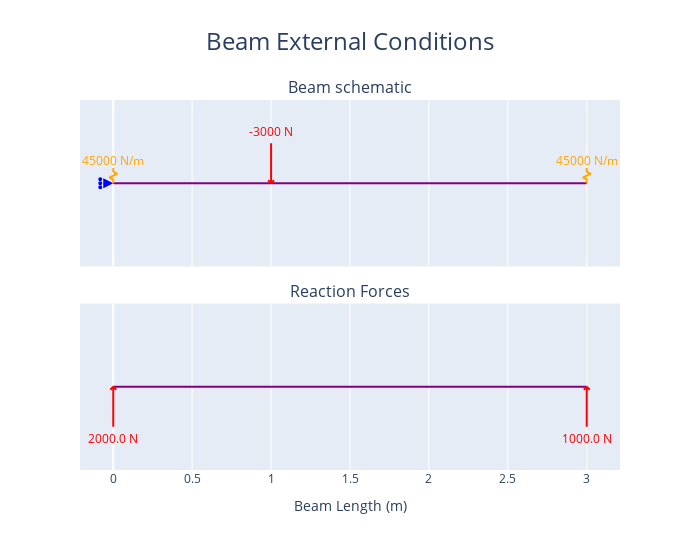
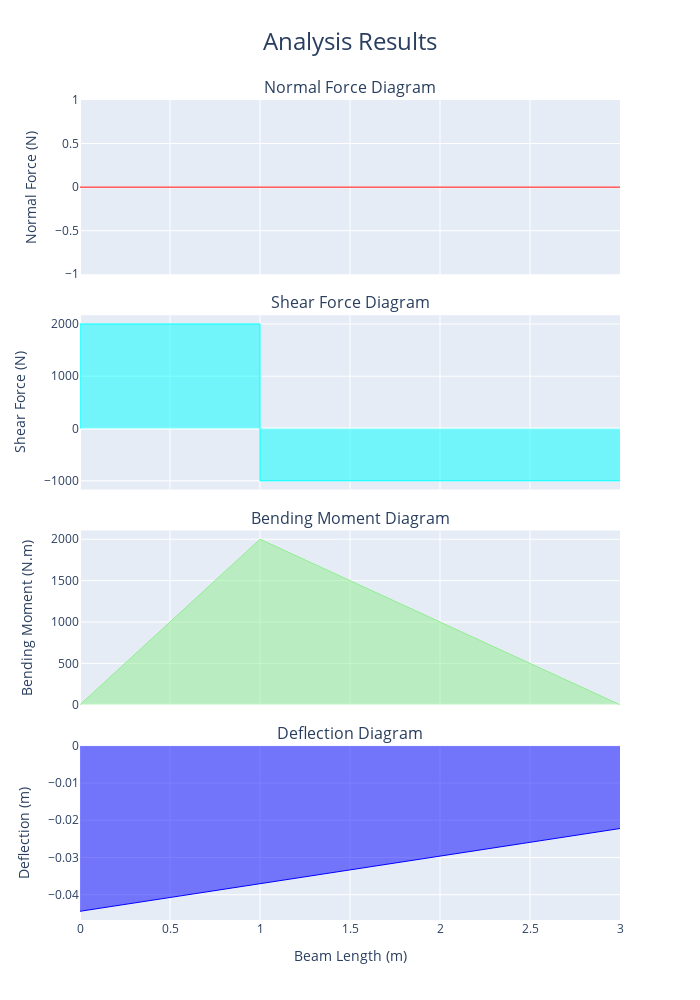

Here is the notebook cell these charts were saved with, in order:
### Markdown cell above
## 7. SPRING SUPPORTED BEAM (Ex 12.16 Hibbeler)

### Code cell
# Spring Supported beam (Ex 12.16 Hibbeler)
# Determine the vertical displacement at x = 1 m for the beam detailed below:
# 3 m long, spring of ky = 45 kN/m at A (x = 0 m) and B (x = 3 m), vertical point load at x = 1 m of 3000 N, E = 200 GPa, I = 4.6875*10**-6 m4.

# when initializing beam we should specify E and I. Units should be expressed in MPa (N/mm2) for E, and mm4 for I
beam = Beam(3, E=(200)*10**3, I=(4.6875*10**-6)*10**12)

# creating supports, note that an x support must be specified even when there are no x forces. This will not affect the accuracy or reliability of results.
# Also note that ky units are kN/m in the problem but must be in N/m for the program to work correctly.
a = Support(0, (1,1,0), ky = 45000)   
b = Support(3, (0,1,0), ky = 45000)

load_1 = PointLoadV(-3000, 1)

beam.add_supports(a,b)
beam.add_loads(load_1)

beam.analyse()

beam.get_deflection(1)

fig1 = beam.plot_beam_external()  
fig1.show()

fig2 = beam.plot_beam_internal()  
fig2.show()

##results in 38.46 mm deflection ~= 38.4mm specified in textbook (difference only due to their rounding)
##can easily check reliability of answer by looking at deflection at the spring supports. Should equal F/k.
## ie at support A (x = 0 m), the reaction force is 2kN by equilibrium, so our deflection is F/K = 2kn / 45*10-3 kN/mm = 44.4 mm (can be seen in plot)

### Figure 1 — Plotly figure (JSON) as saved in the notebook; plotly's stock layout.template omitted (floating-point values rounded to 4 significant figures)
{"data": [{"hoverinfo": "skip", "hovertemplate": "%{x} %{meta[0]}", "line": {"color": "purple", "width": 2}, "meta": ["m"], "mode": "lines", "name": "Beam_", "type": "scatter", "x": [0, 3], "xaxis": "x", "y": [0, 0], "yaxis": "y"}, {"hoverinfo": "skip", "hovertemplate": "x: %{x} %{meta[1]}<br>Fixed: %{meta[0]}", "marker": {"color": "blue", "size": 10, "symbol": "triangle-up"}, "meta": ["[1, 0, 0]", "m"], "mode": "markers", "name": "Support", "opacity": 0, "showlegend": false, "type": "scatter", "x": [0], "xaxis": "x", "y": [0], "yaxis": "y"}, {"fill": "toself", "hoverinfo": "skip", "marker": {"color": "blue", "size": 10, "symbol": "arrow-right"}, "mode": "markers", "name": "Support", "showlegend": false, "type": "scatter", "x": [0], "xaxis": "x", "y": [0], "yaxis": "y"}, {"hoverinfo": "skip", "hovertemplate": "x: %{x} %{meta[2]}<br>ky: %{meta[1]} %{meta[3]}", "marker": {"color": "orange", "size": 10, "symbol": "triangle-up"}, "meta": [0, 45000, "m", "N/m"], "mode": "markers", "name": "Spring", "opacity": 0, "showlegend": false, "type": "scatter", "x": [0], "xaxis": "x", "y": [0], "yaxis": "y"}, {"hoverinfo": "skip", "hovertemplate": "x: %{x} %{meta[2]}<br>ky: %{meta[1]} %{meta[3]}", "marker": {"color": "orange", "size": 10, "symbol": "triangle-up"}, "meta": [0, 45000, "m", "N/m"], "mode": "markers", "name": "Spring", "opacity": 0, "showlegend": false, "type": "scatter", "x": [3], "xaxis": "x", "y": [0], "yaxis": "y"}, {"hoverinfo": "skip", "hovertemplate": "x: %{meta[1]} %{meta[2]}<br>Force: %{meta[0]} %{meta[3]}            <br>Angle: %{meta[5]} deg", "marker": {"color": "red", "size": 10, "symbol": "triangle-up"}, "meta": [-3000, 1, "m", "N", "N.m", 90], "mode": "markers", "name": "Point<br>Load", "opacity": 0, "showlegend": false, "type": "scatter", "x": [1], "xaxis": "x", "y": [0], "yaxis": "y"}, {"hoverinfo": "skip", "hovertemplate": "%{x}", "line": {"color": "purple", "width": 2}, "mode": "lines", "name": "Beam", "type": "scatter", "x": [0, 3], "xaxis": "x2", "y": [0, 0], "yaxis": "y2"}, {"hoverinfo": "skip", "hovertemplate": "Reactions<br>x coord: %{x} %{meta[3]}<br>y: %{meta[1]} %{meta[4]}", "marker": {"color": "red", "size": 10, "symbol": "triangle-up"}, "meta": [0, 2000, 0, "m", "N", "N.m"], "mode": "markers", "name": "Reaction", "opacity": 0, "showlegend": false, "type": "scatter", "x": [0], "xaxis": "x2", "y": [0], "yaxis": "y2"}, {"hoverinfo": "skip", "hovertemplate": "Reactions<br>x coord: %{x} %{meta[3]}<br>y: %{meta[1]} %{meta[4]}", "marker": {"color": "red", "size": 10, "symbol": "triangle-up"}, "meta": [0, 1000, 0, "m", "N", "N.m"], "mode": "markers", "name": "Reaction", "opacity": 0, "showlegend": false, "type": "scatter", "x": [3], "xaxis": "x2", "y": [0], "yaxis": "y2"}], "layout": {"annotations": [{"font": {"size": 16}, "showarrow": false, "text": "Beam schematic", "x": 0.5, "xanchor": "center", "xref": "paper", "y": 1, "yanchor": "bottom", "yref": "paper"}, {"font": {"size": 16}, "showarrow": false, "text": "Reaction Forces", "x": 0.5, "xanchor": "center", "xref": "paper", "y": 0.45, "yanchor": "bottom", "yref": "paper"}, {"font": {"color": "orange"}, "showarrow": false, "text": "45000 N/m", "x": 0, "xref": "x", "xshift": 0, "y": 0, "yref": "y", "yshift": 22.8}, {"font": {"color": "orange"}, "showarrow": false, "text": "45000 N/m", "x": 3, "xref": "x", "xshift": 0, "y": 0, "yref": "y", "yshift": 22.8}, {"font": {"color": "red"}, "showarrow": false, "text": "-3000 N", "x": 1, "xref": "x", "xshift": 0, "y": 0, "yref": "y", "yshift": 52}, {"font": {"color": "red"}, "showarrow": false, "text": "2000.0 N", "x": 0, "xref": "x2", "xshift": 0, "y": 0, "yref": "y2", "yshift": -52}, {"font": {"color": "red"}, "showarrow": false, "text": "1000.0 N", "x": 3, "xref": "x2", "xshift": 0, "y": 0, "yref": "y2", "yshift": -52}], "height": 550, "hovermode": "x", "shapes": [{"fillcolor": "blue", "line": {"color": "blue"}, "type": "circle", "x0": -14, "x1": -12, "xanchor": 0, "xref": "x", "xsizemode": "pixel", "y0": -1, "y1": 1, "yanchor": 0, "yref": "y", "ysizemode": "pixel"}, {"fillcolor": "blue", "line": {"color": "blue"}, "type": "circle", "x0": -14, "x1": -12, "xanchor": 0, "xref": "x", "xsizemode": "pixel", "y0": -5, "y1": -3, "yanchor": 0, "yref": "y", "ysizemode": "pixel"}, {"fillcolor": "blue", "line": {"color": "blue"}, "type": "circle", "x0": -14, "x1": -12, "xanchor": 0, "xref": "x", "xsizemode": "pixel", "y0": 3, "y1": 5, "yanchor": 0, "yref": "y", "ysizemode": "pixel"}, {"line": {"color": "orange", "width": 2}, "type": "line", "x0": 0, "x1": 0, "xanchor": 0, "xref": "x", "xsizemode": "pixel", "y0": 0, "y1": 4, "yanchor": 0, "yref": "y", "ysizemode": "pixel"}, {"line": {"color": "orange", "width": 2}, "type": "line", "x0": 0, "x1": -4, "xanchor": 0, "xref": "x", "xsizemode": "pixel", "y0": 4, "y1": 5.6, "yanchor": 0, "yref": "y", "ysizemode": "pixel"}, {"line": {"color": "orange", "width": 2}, "type": "line", "x0": -4, "x1": 4, "xanchor": 0, "xref": "x", "xsizemode": "pixel", "y0": 5.6, "y1": 9.6, "yanchor": 0, "yref": "y", "ysizemode": "pixel"}, {"line": {"color": "orange", "width": 2}, "type": "line", "x0": 4, "x1": 0, "xanchor": 0, "xref": "x", "xsizemode": "pixel", "y0": 9.6, "y1": 11.2, "yanchor": 0, "yref": "y", "ysizemode": "pixel"}, {"line": {"color": "orange", "width": 2}, "type": "line", "x0": 0, "x1": 0, "xanchor": 0, "xref": "x", "xsizemode": "pixel", "y0": 11.2, "y1": 15.2, "yanchor": 0, "yref": "y", "ysizemode": "pixel"}, {"line": {"color": "orange", "width": 2}, "type": "line", "x0": 0, "x1": 0, "xanchor": 3, "xref": "x", "xsizemode": "pixel", "y0": 0, "y1": 4, "yanchor": 0, "yref": "y", "ysizemode": "pixel"}, {"line": {"color": "orange", "width": 2}, "type": "line", "x0": 0, "x1": -4, "xanchor": 3, "xref": "x", "xsizemode": "pixel", "y0": 4, "y1": 5.6, "yanchor": 0, "yref": "y", "ysizemode": "pixel"}, {"line": {"color": "orange", "width": 2}, "type": "line", "x0": -4, "x1": 4, "xanchor": 3, "xref": "x", "xsizemode": "pixel", "y0": 5.6, "y1": 9.6, "yanchor": 0, "yref": "y", "ysizemode": "pixel"}, {"line": {"color": "orange", "width": 2}, "type": "line", "x0": 4, "x1": 0, "xanchor": 3, "xref": "x", "xsizemode": "pixel", "y0": 9.6, "y1": 11.2, "yanchor": 0, "yref": "y", "ysizemode": "pixel"}, {"line": {"color": "orange", "width": 2}, "type": "line", "x0": 0, "x1": 0, "xanchor": 3, "xref": "x", "xsizemode": "pixel", "y0": 11.2, "y1": 15.2, "yanchor": 0, "yref": "y", "ysizemode": "pixel"}, {"line": {"color": "red", "width": 2}, "type": "line", "x0": 0, "x1": -3, "xanchor": 1, "xref": "x", "xsizemode": "pixel", "y0": 0, "y1": 3, "yanchor": 0, "yref": "y", "ysizemode": "pixel"}, {"line": {"color": "red", "width": 2}, "type": "line", "x0": 0, "x1": 3, "xanchor": 1, "xref": "x", "xsizemode": "pixel", "y0": 0, "y1": 3, "yanchor": 0, "yref": "y", "ysizemode": "pixel"}, {"line": {"color": "red", "width": 2}, "type": "line", "x0": 0, "x1": 0, "xanchor": 1, "xref": "x", "xsizemode": "pixel", "y0": 0, "y1": 40, "yanchor": 0, "yref": "y", "ysizemode": "pixel"}, {"line": {"color": "red", "width": 2}, "type": "line", "x0": 0, "x1": 3, "xanchor": 0, "xref": "x2", "xsizemode": "pixel", "y0": 0, "y1": -3, "yanchor": 0, "yref": "y2", "ysizemode": "pixel"}, {"line": {"color": "red", "width": 2}, "type": "line", "x0": 0, "x1": -3, "xanchor": 0, "xref": "x2", "xsizemode": "pixel", "y0": 0, "y1": -3, "yanchor": 0, "yref": "y2", "ysizemode": "pixel"}, {"line": {"color": "red", "width": 2}, "type": "line", "x0": 0, "x1": 0, "xanchor": 0, "xref": "x2", "xsizemode": "pixel", "y0": 0, "y1": -40, "yanchor": 0, "yref": "y2", "ysizemode": "pixel"}, {"line": {"color": "red", "width": 2}, "type": "line", "x0": 0, "x1": 3, "xanchor": 3, "xref": "x2", "xsizemode": "pixel", "y0": 0, "y1": -3, "yanchor": 0, "yref": "y2", "ysizemode": "pixel"}, {"line": {"color": "red", "width": 2}, "type": "line", "x0": 0, "x1": -3, "xanchor": 3, "xref": "x2", "xsizemode": "pixel", "y0": 0, "y1": -3, "yanchor": 0, "yref": "y2", "ysizemode": "pixel"}, {"line": {"color": "red", "width": 2}, "type": "line", "x0": 0, "x1": 0, "xanchor": 3, "xref": "x2", "xsizemode": "pixel", "y0": 0, "y1": -40, "yanchor": 0, "yref": "y2", "ysizemode": "pixel"}], "showlegend": false, "title": {"font": {"size": 24}, "text": "Beam External Conditions", "x": 0.5}, "width": 700, "xaxis": {"anchor": "y", "domain": [0, 1], "matches": "x2", "showticklabels": false}, "xaxis2": {"anchor": "y2", "domain": [0, 1], "title": {"text": "Beam Length (m)"}}, "yaxis": {"anchor": "x", "domain": [0.55, 1], "fixedrange": true, "range": [-3, 3], "visible": false}, "yaxis2": {"anchor": "x2", "domain": [0, 0.45], "fixedrange": true, "range": [-3, 3], "visible": false}}}

### Figure 2 — Plotly figure (JSON) as saved in the notebook; plotly's stock layout.template omitted (floating-point values rounded to 4 significant figures; data arrays with more than 128 entries replaced by an {"elided": "..."} marker saying what was removed)
{"data": [{"fill": "tozeroy", "hovertemplate": "x: %{x:.3f} %{meta[0]}<br>f(x): %{y:.3f} %{meta[1]}", "line": {"color": "red", "width": 1}, "meta": ["m", "N"], "mode": "lines", "name": "Normal Force", "type": "scatter", "x": {"elided": "204 float values"}, "xaxis": "x", "y": {"elided": "204 int values"}, "yaxis": "y"}, {"fill": "tozeroy", "hovertemplate": "x: %{x:.3f} %{meta[0]}<br>f(x): %{y:.3f} %{meta[1]}", "line": {"color": "aqua", "width": 1}, "meta": ["m", "N"], "mode": "lines", "name": "Shear Force", "type": "scatter", "x": {"elided": "204 float values"}, "xaxis": "x2", "y": {"elided": "204 int values"}, "yaxis": "y2"}, {"fill": "tozeroy", "hovertemplate": "x: %{x:.3f} %{meta[0]}<br>f(x): %{y:.3f} %{meta[1]}", "line": {"color": "lightgreen", "width": 1}, "meta": ["m", "N.m"], "mode": "lines", "name": "Bending Moment", "type": "scatter", "x": {"elided": "204 float values"}, "xaxis": "x3", "y": {"elided": "204 float values"}, "yaxis": "y3"}, {"fill": "tozeroy", "hovertemplate": "x: %{x:.3f} %{meta[0]}<br>f(x): %{y:.3f} %{meta[1]}", "line": {"color": "blue", "width": 1}, "meta": ["m", "m"], "mode": "lines", "name": "Deflection", "type": "scatter", "x": {"elided": "204 float values"}, "xaxis": "x4", "y": {"elided": "204 float values"}, "yaxis": "y4"}], "layout": {"annotations": [{"font": {"size": 16}, "showarrow": false, "text": "Normal Force Diagram", "x": 0.5, "xanchor": "center", "xref": "paper", "y": 1, "yanchor": "bottom", "yref": "paper"}, {"font": {"size": 16}, "showarrow": false, "text": "Shear Force Diagram", "x": 0.5, "xanchor": "center", "xref": "paper", "y": 0.7375, "yanchor": "bottom", "yref": "paper"}, {"font": {"size": 16}, "showarrow": false, "text": "Bending Moment Diagram", "x": 0.5, "xanchor": "center", "xref": "paper", "y": 0.475, "yanchor": "bottom", "yref": "paper"}, {"font": {"size": 16}, "showarrow": false, "text": "Deflection Diagram", "x": 0.5, "xanchor": "center", "xref": "paper", "y": 0.2125, "yanchor": "bottom", "yref": "paper"}], "height": 1000, "showlegend": false, "title": {"font": {"size": 24}, "text": "Analysis Results", "x": 0.5}, "width": 700, "xaxis": {"anchor": "y", "domain": [0, 1], "matches": "x4", "showticklabels": false}, "xaxis2": {"anchor": "y2", "domain": [0, 1], "matches": "x4", "showticklabels": false}, "xaxis3": {"anchor": "y3", "domain": [0, 1], "matches": "x4", "showticklabels": false}, "xaxis4": {"anchor": "y4", "domain": [0, 1], "title": {"text": "Beam Length (m)"}}, "yaxis": {"anchor": "x", "domain": [0.7875, 1], "title": {"text": "Normal Force (N)"}}, "yaxis2": {"anchor": "x2", "domain": [0.525, 0.7375], "title": {"text": "Shear Force (N)"}}, "yaxis3": {"anchor": "x3", "domain": [0.2625, 0.475], "title": {"text": "Bending Moment (N.m)"}}, "yaxis4": {"anchor": "x4", "domain": [0, 0.2125], "title": {"text": "Deflection (m)"}}}}
